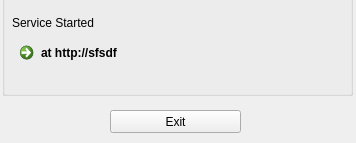
<?xml version="1.0" encoding="UTF-8"?>
<ui version="4.0">
 <class>MainWindow</class>
 <widget class="QMainWindow" name="MainWindow">
  <property name="geometry">
   <rect>
    <x>0</x>
    <y>0</y>
    <width>356</width>
    <height>143</height>
   </rect>
  </property>
  <property name="minimumSize">
   <size>
    <width>356</width>
    <height>143</height>
   </size>
  </property>
  <property name="maximumSize">
   <size>
    <width>356</width>
    <height>143</height>
   </size>
  </property>
  <property name="windowTitle">
   <string/>
  </property>
  <property name="toolButtonStyle">
   <enum>Qt::ToolButtonTextBesideIcon</enum>
  </property>
  <property name="documentMode">
   <bool>true</bool>
  </property>
  <widget class="QWidget" name="centralWidget">
   <widget class="QPushButton" name="pushButton">
    <property name="geometry">
     <rect>
      <x>110</x>
      <y>110</y>
      <width>131</width>
      <height>23</height>
     </rect>
    </property>
    <property name="text">
     <string>Exit</string>
    </property>
   </widget>
   <widget class="QGroupBox" name="groupBox">
    <property name="geometry">
     <rect>
      <x>2</x>
      <y>-15</y>
      <width>351</width>
      <height>111</height>
     </rect>
    </property>
    <property name="styleSheet">
     <string notr="true"/>
    </property>
    <property name="title">
     <string/>
    </property>
    <widget class="QLabel" name="label">
     <property name="geometry">
      <rect>
       <x>10</x>
       <y>30</y>
       <width>111</width>
       <height>16</height>
      </rect>
     </property>
     <property name="text">
      <string>Service Started</string>
     </property>
    </widget>
    <widget class="QCommandLinkButton" name="commandLinkButton">
     <property name="geometry">
      <rect>
       <x>10</x>
       <y>50</y>
       <width>331</width>
       <height>31</height>
      </rect>
     </property>
     <property name="cursor">
      <cursorShape>ArrowCursor</cursorShape>
     </property>
     <property name="text">
      <string>at http://sfsdf</string>
     </property>
    </widget>
   </widget>
  </widget>
 </widget>
 <layoutdefault spacing="6" margin="11"/>
 <resources/>
 <connections/>
</ui>
